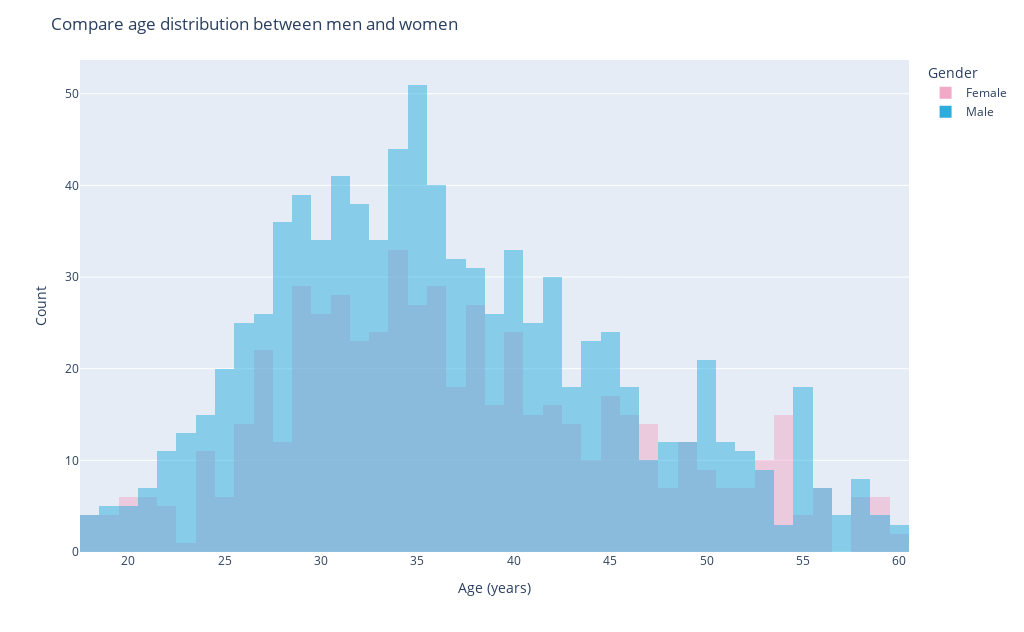

The notebook cell saved with this chart:
### Code cell
# Créer l'histogramme avec les couleurs spécifiques
# ! Attention au barmode, sinon les histogrammes sont empilés
# Essayer barmode = 'group' pour voir les données côte à côte
# Pour inverser l'ordre à l'affichage (Male devant, Female à l'arrière) il faut jouer sur l'ordre des colonnes du dataframe 
# Ici c'est pas possible car c'est histogram() qui reconstruit un DataFrame en fonction du genre et qui affiche (par ordre alphabétique?)
#   Faut soit tricher en renommant male et female
#   Faire son propre dataframe
fig = px.histogram(df, x="Age", color="Gender", color_discrete_map=couleur_specifique, barmode='overlay', width=kWidthPx, height=kHeightPx) 
fig.update_layout(title="Compare age distribution between men and women")
fig.update_layout(
    xaxis_title="Age (years)", 
    yaxis_title="Count"
)
fig.show()

### Figure 1 — Plotly figure (JSON) as saved in the notebook; plotly's stock layout.template omitted (floating-point values rounded to 4 significant figures; data arrays with more than 128 entries replaced by an {"elided": "..."} marker saying what was removed)
{"data": [{"alignmentgroup": "True", "bingroup": "x", "hovertemplate": "Gender=Female<br>Age=%{x}<br>count=%{y}<extra></extra>", "legendgroup": "Female", "marker": {"color": "#F2A9C7", "opacity": 0.5, "pattern": {"shape": ""}}, "name": "Female", "offsetgroup": "Female", "orientation": "v", "showlegend": true, "type": "histogram", "x": {"elided": "588 int values"}, "xaxis": "x", "yaxis": "y"}, {"alignmentgroup": "True", "bingroup": "x", "hovertemplate": "Gender=Male<br>Age=%{x}<br>count=%{y}<extra></extra>", "legendgroup": "Male", "marker": {"color": "#2BADDE", "opacity": 0.5, "pattern": {"shape": ""}}, "name": "Male", "offsetgroup": "Male", "orientation": "v", "showlegend": true, "type": "histogram", "x": {"elided": "882 int values"}, "xaxis": "x", "yaxis": "y"}], "layout": {"barmode": "overlay", "height": 632.9, "legend": {"title": {"text": "Gender"}, "tracegroupgap": 0}, "margin": {"t": 60}, "title": {"text": "Compare age distribution between men and women"}, "width": 1024, "xaxis": {"anchor": "y", "domain": [0, 1], "title": {"text": "Age (years)"}}, "yaxis": {"anchor": "x", "domain": [0, 1], "title": {"text": "Count"}}}}
